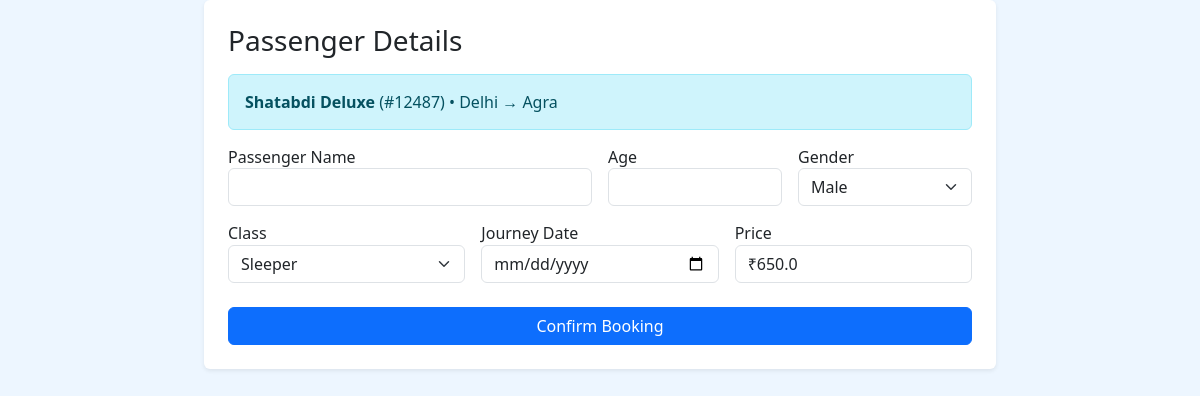
The app's page /booking?train_id=2 (signed in) with its own data.
### tables this page shows
CREATE TABLE trains (
    id INTEGER PRIMARY KEY AUTOINCREMENT,
    train_number TEXT NOT NULL,
    train_name TEXT NOT NULL,
    source TEXT NOT NULL,
    destination TEXT NOT NULL,
    departure_time TIME NOT NULL,
    arrival_time TIME NOT NULL,
    duration TEXT NOT NULL,
    fare REAL NOT NULL,
    total_seats INTEGER NOT NULL,
    available_seats INTEGER NOT NULL,
    class_type TEXT DEFAULT 'General'
);

### routes/trains.py (the view, shortened to what this page needs)
@trains_bp.route("/booking", methods=["GET", "POST"])
def booking():
    if not session.get("user"):
        flash("Please log in to make a booking.", "danger")
        return redirect(url_for("auth.login"))
    train_id = request.args.get("train_id") or request.form.get("train_id")
    conn = db_connection()
    cur = conn.cursor()
    cur.execute("SELECT * FROM trains WHERE id = ?", (train_id,))
    train = cur.fetchone()
    conn.close()
    if not train:
        flash("Selected train not found.", "danger")
        return redirect(url_for("trains.search"))
    return render_template("booking.html", train=dict(train))

### database/db.py (called while the page is built, shortened)
def db_connection():
    use_mysql = os.getenv("USE_MYSQL", "false").lower() == "true"
    conn = sqlite3.connect(BASE_DIR / "railway.db")
    conn.row_factory = sqlite3.Row
    return conn

### templates/booking.html (shortened to what this page needs)
{% extends 'base.html' %}
{% block content %}
<div class="row justify-content-center">
    <div class="col-lg-8">
        <div class="card shadow-sm border-0">
            <div class="card-body p-4">
                <h3 class="mb-3">Passenger Details</h3>
                <div class="alert alert-info">
                    <strong>{{ train.train_name }}</strong> (#{{ train.train_number }}) • {{ train.source }} → {{ train.destination }}
                </div>
                <form method="post">
                    <div class="row g-3">
                        <div class="col-md-6">
                            <label>Passenger Name</label>
                            <input type="text" name="passenger_name" class="form-control" required>
                        </div>
                        <div class="col-md-3">
                            <label>Age</label>
                            <input type="number" name="age" class="form-control" min="1" max="120" required>
                        </div>
                        <div class="col-md-3">
                            <label>Gender</label>
                            <select name="gender" class="form-select" required>
                                <option value="Male">Male</option>
                            </select>
                        </div>
                        <div class="col-md-4">
                            <label>Class</label>
                            <select name="class_name" class="form-select" required>
                                <option value="Sleeper">Sleeper</option>
                            </select>
                        </div>
                        <div class="col-md-4">
                            <label>Journey Date</label>
                            <input type="date" name="journey_date" class="form-control" required>
                        </div>
                        <div class="col-md-4">
                            <label>Price</label>
                            <input type="text" class="form-control" value="₹{{ train.fare }}" readonly>
                        </div>
                    </div>
                    <button class="btn btn-primary mt-4 w-100">Confirm Booking</button>
                </form>
            </div>
        </div>
    </div>
</div>
{% endblock %}

### static/css/style.css (style rules this page uses)
* { box-sizing: border-box; }
html, body { margin: 0; min-height: 100%; font-family: "Segoe UI", Arial, sans-serif; background: #edf6ff; color: var(--text); }
body { line-height: 1.4; }
button, input, select { font: inherit; }

### records on screen
trains: train_name "Shatabdi Deluxe", train_number "12487", source "Delhi", destination "Agra", fare "₹650.0"
